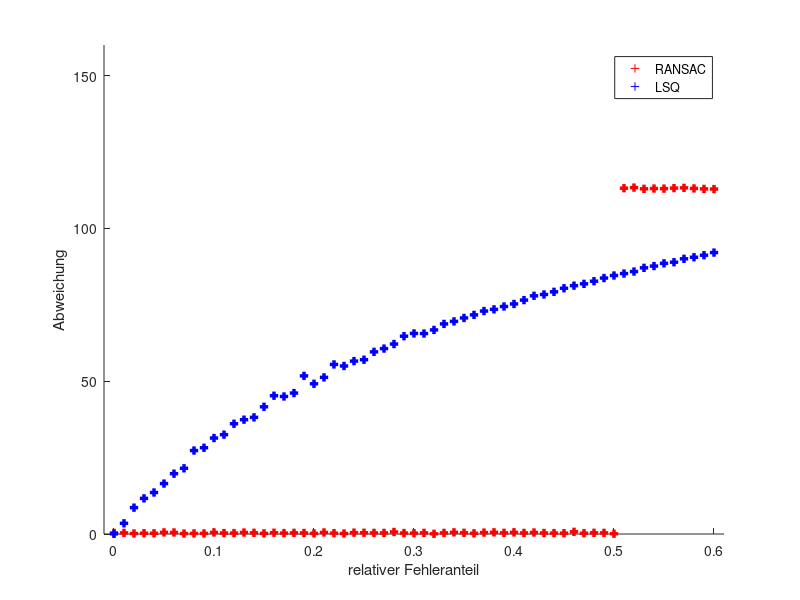

This figure's MATLAB source:
function [] = ransac2()

t = 0:0.01:0.6;
a = [0.356801,0.365250,0.174358,0.266906,0.230372,0.527451,0.499691,0.154352,0.192787,0.190891,0.500996,0.310696,0.299533,0.485582,0.390353,0.210075,0.418094,0.301195,0.373893,0.335340,0.206728,0.507793,0.281708,0.167664,0.438321,0.403488,0.358193,0.360914,0.664213,0.309983,0.265173,0.369336,0.067129,0.358530,0.542361,0.395512,0.226365,0.466145,0.548831,0.379167,0.531324,0.345006,0.490111,0.334187,0.295239,0.279616,0.714532,0.257156,0.382464,0.366117,0.091073,113.141859,113.342907,112.942935,113.033587,113.006744,113.172696,113.258128,113.073449,112.914446,112.863618,];
b = [0.059700,3.498674,8.624170,11.657740,13.575819,16.497695,19.743514,21.498037,27.303116,28.217299,31.397217,32.503595,36.077798,37.410405,38.162790,41.617670,45.245478,44.992321,46.116223,51.733347,49.154789,51.250147,55.478964,54.974637,56.570277,57.022863,59.600686,60.664646,62.160000,64.720077,65.621394,65.595147,66.770704,68.744439,69.566401,70.694093,71.693661,72.947124,73.500300,74.434369,75.272586,76.533195,77.935322,78.380773,79.242467,80.414487,81.254594,81.848773,82.716517,83.746588,84.583598,85.214354,85.881485,87.089984,87.665581,88.563575,88.931638,90.045871,90.555380,91.214920,92.078146,];

figure;
scatter(t, a, '+', 'MarkerEdgeColor', 'r','LineWidth', 2.5);
hold on;
scatter(t, b, '+', 'MarkerEdgeColor', 'b','LineWidth', 2.5);
legend('RANSAC', 'LSQ');
axis([-0.01 0.61 0 160])
xlabel('relativer Fehleranteil');
ylabel('Abweichung');

end
